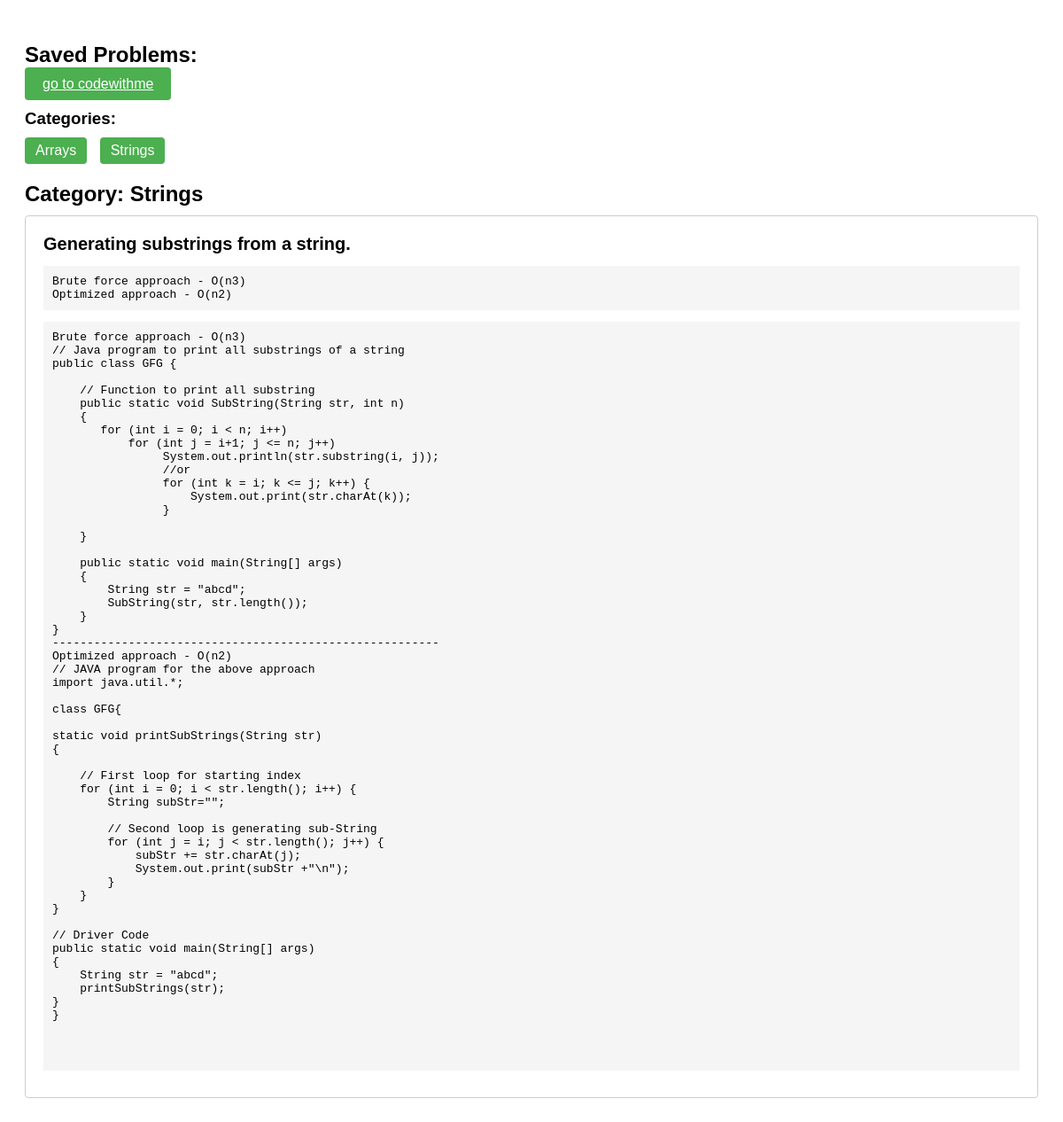
The page /viewcode/Strings on the database its author committed.
### tables this page shows
CREATE TABLE problems
                 (id INTEGER PRIMARY KEY AUTOINCREMENT,
                 problem_name TEXT,
                 problem_description TEXT,
                 code TEXT,
                 category TEXT);

### app.py (the view)
@app.route('/viewcode/<category_filter>')
def viewcode_category(category_filter):
    conn = sqlite3.connect('coding_problems.db')
    c = conn.cursor()
    c.execute("SELECT DISTINCT category FROM problems")
    categories = c.fetchall()
    c.execute("SELECT * FROM problems")
    problems = c.fetchall()
    conn.close()
    return render_template('viewcode.html', problems=problems, categories=categories, category_filter=category_filter)

### templates/viewcode.html (shortened to what this page needs)
<!DOCTYPE html>
<html>
<head>
</head>
<body>
    <h2>Saved Problems:</h2>
    <a href="/codewithme" class="codewithme_button">go to codewithme</a>
    <div class="navigation">
        <h3>Categories:</h3>
        <ul>
            {% for category in categories %}
                <li><a href="/viewcode/{{ category[0] }}">{{ category[0] }}</a></li>
            {% endfor %}
        </ul>
    </div>
    {% if category_filter %}
        <h2>Category: {{ category_filter }}</h2>
    {% endif %}
    {% for problem in problems %}
        {% if not category_filter or problem[4] == category_filter %}
            <div class="problem">
                <h3>{{ problem[1] }}</h3>
                <pre>{{ problem[2] }}</pre>
                <pre>{{ problem[3] }}</pre>
            </div>
        {% endif %}
    {% endfor %}
</body>
</html>

### templates/viewcode.html (style rules this page uses)
body { font-family: Arial, sans-serif; padding: 20px; }
h2 { margin-bottom: 10px; }
.problem { margin-bottom: 30px; padding: 20px; border: 1px solid #ccc; border-radius: 4px; }
.problem h3 { margin-top: 0; font-size: 20px; margin-bottom: 10px; }
.problem pre { background-color: #f5f5f5; padding: 10px; white-space: pre-wrap; margin-bottom: 10px; }
.navigation { margin-bottom: 20px; }
.navigation h3 { margin-bottom: 10px; }
.navigation ul { list-style: none; padding: 0; margin: 0; }
.navigation li { display: inline-block; margin-right: 10px; }
.navigation a { display: inline-block; padding: 6px 12px; background-color: #4CAF50; color: #fff; text-decoration: none; border-radius: 4px; }
.codewithme_button { background-color: #4CAF50; color: white; padding: 10px 20px; font-size: 16px; border: none; cursor: pointer; border-radius: 4px; }

### rows shown on the page
problems: category "Strings", problem_name "Generating substrings from a string.", problem_description "Brute force approach - O(n3) Optimized approach - O(n2)", code "Brute force approach - O(n3) // Java program to print all substrings of a string public class GFG { // Function to print all substring public static void SubString(String str, int n) { for (int i = 0; i < n; i++) for (int j = i+1; j <= n; j++) System.out.println(str.substring(i, j)); //or for (int k = i; k <= j; k++) { System.out.print(str.charAt(k)); } } public static void main(String[] args) { String str = \"abcd\"; SubString(str, str.length()); } } -------------------------------------------------------- Optimized approach - O(n2) // JAVA program for the above approach import java.util.*; class GFG{ static void printSubStrings(String str) { // First loop for starting index for (int i = 0;…"

### other values the page prints
{{ category[0] }} "Arrays" "Strings"
